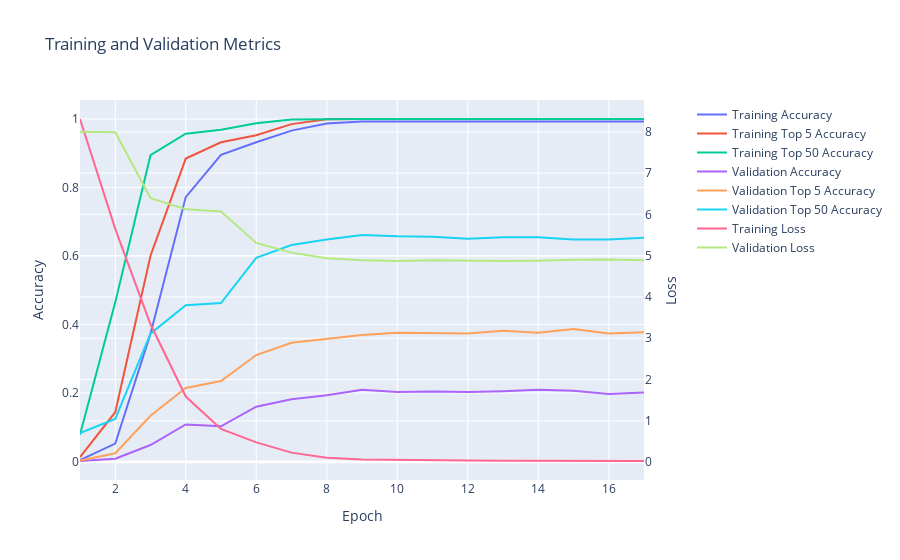

The cell this chart's notebook holds for it:
### Code cell
arcface_similarity_model.display_training_history()

### Figure 1 — Plotly figure (JSON) as saved in the notebook; plotly's stock layout.template omitted (floating-point values rounded to 4 significant figures)
{"data": [{"mode": "lines", "name": "Training Accuracy", "type": "scatter", "x": [1, 2, 3, 4, 5, 6, 7, 8, 9, 10, 11, 12, 13, 14, 15, 16, 17], "xaxis": "x", "y": [0.003663, 0.05228, 0.373, 0.7719, 0.8954, 0.9321, 0.966, 0.9867, 0.993, 0.9927, 0.993, 0.9933, 0.9927, 0.993, 0.9923, 0.9923, 0.9927, 0.993], "yaxis": "y"}, {"mode": "lines", "name": "Training Top 5 Accuracy", "type": "scatter", "x": [1, 2, 3, 4, 5, 6, 7, 8, 9, 10, 11, 12, 13, 14, 15, 16, 17], "xaxis": "x", "y": [0.01265, 0.1439, 0.6007, 0.8844, 0.9321, 0.9527, 0.985, 0.9993, 1.0, 0.9997, 1.0, 1.0, 1.0, 1.0, 1.0, 1.0, 1.0, 1.0], "yaxis": "y"}, {"mode": "lines", "name": "Training Top 50 Accuracy", "type": "scatter", "x": [1, 2, 3, 4, 5, 6, 7, 8, 9, 10, 11, 12, 13, 14, 15, 16, 17], "xaxis": "x", "y": [0.07826, 0.4645, 0.8944, 0.957, 0.9684, 0.9877, 0.9987, 1.0, 1.0, 0.9997, 1.0, 1.0, 1.0, 1.0, 1.0, 1.0, 1.0, 1.0], "yaxis": "y"}, {"mode": "lines", "name": "Validation Accuracy", "type": "scatter", "x": [1, 2, 3, 4, 5, 6, 7, 8, 9, 10, 11, 12, 13, 14, 15, 16, 17], "xaxis": "x", "y": [0.001333, 0.008, 0.048, 0.108, 0.1027, 0.16, 0.1813, 0.1933, 0.2093, 0.2027, 0.204, 0.2027, 0.2053, 0.2093, 0.2067, 0.1973, 0.2013, 0.204], "yaxis": "y"}, {"mode": "lines", "name": "Validation Top 5 Accuracy", "type": "scatter", "x": [1, 2, 3, 4, 5, 6, 7, 8, 9, 10, 11, 12, 13, 14, 15, 16, 17], "xaxis": "x", "y": [0.002667, 0.024, 0.1333, 0.2147, 0.2347, 0.3107, 0.3467, 0.3587, 0.3693, 0.376, 0.3747, 0.3733, 0.3813, 0.376, 0.3867, 0.3733, 0.3773, 0.3813], "yaxis": "y"}, {"mode": "lines", "name": "Validation Top 50 Accuracy", "type": "scatter", "x": [1, 2, 3, 4, 5, 6, 7, 8, 9, 10, 11, 12, 13, 14, 15, 16, 17], "xaxis": "x", "y": [0.08267, 0.124, 0.3733, 0.456, 0.4627, 0.5947, 0.632, 0.648, 0.6613, 0.6573, 0.656, 0.6507, 0.6547, 0.6547, 0.648, 0.648, 0.6533, 0.652], "yaxis": "y"}, {"mode": "lines", "name": "Training Loss", "type": "scatter", "x": [1, 2, 3, 4, 5, 6, 7, 8, 9, 10, 11, 12, 13, 14, 15, 16, 17], "xaxis": "x", "y": [8.311, 5.651, 3.339, 1.589, 0.8038, 0.4788, 0.2302, 0.1034, 0.06236, 0.04839, 0.03908, 0.03774, 0.03635, 0.03492, 0.02975, 0.02861, 0.02741, 0.02303], "yaxis": "y2"}, {"mode": "lines", "name": "Validation Loss", "type": "scatter", "x": [1, 2, 3, 4, 5, 6, 7, 8, 9, 10, 11, 12, 13, 14, 15, 16, 17], "xaxis": "x", "y": [8.001, 7.989, 6.395, 6.123, 6.069, 5.309, 5.074, 4.939, 4.89, 4.874, 4.892, 4.88, 4.87, 4.879, 4.902, 4.906, 4.888, 4.88], "yaxis": "y2"}], "layout": {"title": {"text": "Training and Validation Metrics"}, "xaxis": {"anchor": "y", "domain": [0.0, 0.94], "title": {"text": "Epoch"}}, "yaxis": {"anchor": "x", "domain": [0.0, 1.0], "title": {"text": "Accuracy"}}, "yaxis2": {"anchor": "x", "overlaying": "y", "side": "right", "title": {"text": "Loss"}}}}
